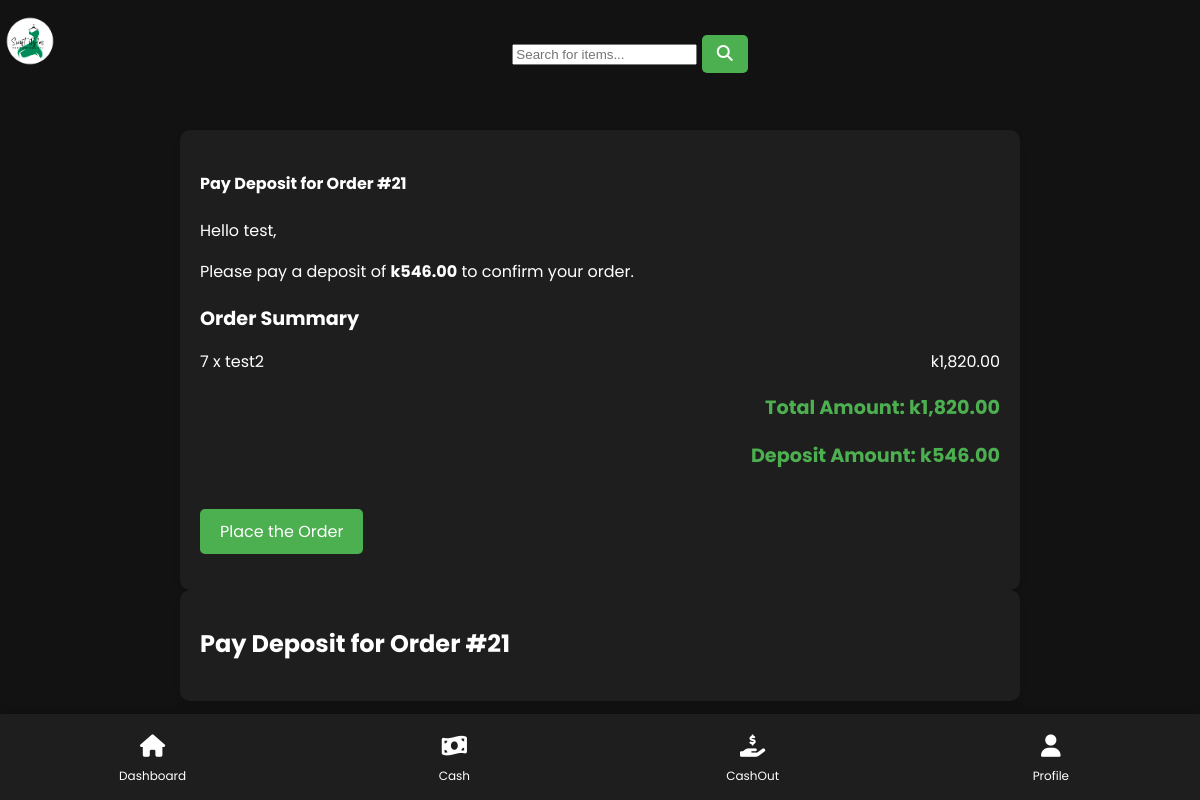
The page /order-confirmation/21/ (signed in) on the database its author committed.
### mma/models.py (models this page shows, shortened)
class Order(models.Model):
    STATUS_CHOICES = (
        ('pending', 'Pending'),
        ('approved', 'Approved'),
        ('completed', 'Completed'),  # Add 'completed' status
        ('cancelled', 'Cancelled'),
    )
    agent = models.ForeignKey(CustomUser, on_delete=models.CASCADE, related_name='orders')
    customer_name = models.CharField(max_length=200)
    phone_number = models.CharField(max_length=15, null=True, blank=True)  # Allow null values
    total_amount = models.DecimalField(max_digits=10, decimal_places=2)
    deposit_amount = models.DecimalField(max_digits=10, decimal_places=2)
    status = models.CharField(max_length=20, choices=STATUS_CHOICES, default='pending')
    created_at = models.DateTimeField(auto_now_add=True)
    business_location = models.CharField(max_length=200, null=True, blank=True)
    delivery_date = models.DateField(null=True, blank=True)
    is_approved = models.BooleanField(default=False)

class OrderItem(models.Model):
    order = models.ForeignKey(Order, related_name='items', on_delete=models.CASCADE)
    product = models.ForeignKey(Product, on_delete=models.CASCADE)
    quantity = models.PositiveIntegerField()
    def subtotal(self):
        return self.product.price * self.quantity

class Product(models.Model):
    CATEGORY_CHOICES = [
        ('groceries', 'Groceries'),
        ('hardware', 'Hardware'),
        ('electronics', 'Electronics'),
        ('clothing', 'Clothing'),
        ('furniture', 'Furniture'),
        ('automotive', 'Automotive'),
        ('beauty_health', 'Beauty & Health'),
        ('toys', 'Toys'),
        ('sports', 'Sports & Outdoors'),
        ('books', 'Books'),
        ('home_appliances', 'Home Appliances'),
        ('stationery', 'Stationery'),
        ('pharmacy', 'Pharmacy'),
        ('jewelry', 'Jewelry & Accessories'),
        ('footwear', 'Footwear'),
        ('gardening', 'Gardening & Outdoor'),
        ('baby_products', 'Baby Products'),
        ('pet_supplies', 'Pet Supplies'),
        ('music_instruments', 'Musical Instruments'),
        ('office_supplies', 'Office Supplies'),
        ('gaming', 'Gaming'),
        ('kitchenware', 'Kitchenware'),
        ('building_materials', 'Building Materials'),
        ('tools', 'Tools & Equipment'),
        ('computer_accessories', 'Computer & Accessories'),
    ]
    name = models.CharField(max_length=200)
    description = models.TextField()
    category = models.CharField(max_length=100, choices=CATEGORY_CHOICES, default='other')
    price = models.DecimalField(max_digits=10, decimal_places=2)
    delivery_time = models.PositiveIntegerField()
    image = models.ImageField(upload_to='product_images/', null=True, blank=True, default='product_default.png')
    verified = models.BooleanField(default=False)
    added_by = models.ForeignKey(CustomUser, on_delete=models.SET_NULL, null=True, blank=True)
    created = models.DateTimeField(auto_now_add=True)
    stock_count = models.PositiveIntegerField(default=0)
    created = models.DateTimeField(auto_now_add=True)
    store_address = models.CharField(max_length=255, null=True, blank=True)

### mma/views.py (the view)
# urls.py: path('order-confirmation/<int:order_id>/', views.order_confirmation, name='order_confirmation'),
@login_required
def order_confirmation(request, order_id):
    order = get_object_or_404(Order, id=order_id, agent=request.user)
    return render(request, 'order_confirmation.html', {'order': order})

### mma/templates/order_confirmation.html (shortened to what this page needs)
{% extends 'base.html' %}
{% block content %}
<div class="order-confirmation">
    <h4>Pay Deposit for Order #{{ order.id }}</h4>
    <p>Hello {{ order.customer_name }},</p>
    <p>Please pay a deposit of <strong>k{{ order.deposit_amount }}</strong> to confirm your order.</p>
    <div class="order-summary">
        <h3>Order Summary</h3>
        <ul>
            {% for item in order.items.all %}
            <li>
                <span>{{ item.quantity }} x {{ item.product.name }}</span>
                <span>k{{ item.subtotal }}</span>
            </li>
            {% endfor %}
        </ul>
        <p class="total-amount">Total Amount: k{{ order.total_amount }}</p>
        <p class="deposit-amount">Deposit Amount: k{{ order.deposit_amount }}</p>
    </div>
    <p><a href="{% url 'order_detail' order.id %}" class="cancel-link">Place the Order</a></p>
</div><div class="order-confirmation">
    <h1>Pay Deposit for Order #{{ order.id }}</h1>
</div>
{% endblock %}

### mma/templates/base.html (style rules this page uses)
:root { --primary-color: #4CAF50; --secondary-color: #2196F3; --background-color: #121212; --card-background: #1E1E1E; --text-color: #FFFFFF; --secondary-text: #B0B0B0; --nav-height: 60px; --table-header-bg: #333; --table-row-bg: #1E1E1E; --table-row-alt-bg: #2E2E2E; }
body { font-family: 'Poppins', sans-serif; background-color: var(--background-color); color: var(--text-color); margin: 0; padding-top: 70px; }

### mma/templates/order_confirmation.html (style rules this page uses)
.order-confirmation { max-width: 800px; margin: 0 auto; padding: 20px; background-color: var(--card-background); border-radius: 10px; box-shadow: 0 4px 6px rgba(0, 0, 0, 0.1); }
.order-confirmation h1 { font-size: 1.5rem; color: var(--text-color); margin-bottom: 20px; }
.order-summary { margin-top: 20px; }
.order-summary h3 { font-size: 1.2rem; color: var(--text-color); margin-bottom: 15px; }
.order-summary ul { list-style: none; padding: 0; }
.order-summary li { display: flex; justify-content: space-between; margin-bottom: 10px; font-size: 1rem; }
.total-amount, .deposit-amount { font-size: 1.2rem; font-weight: bold; text-align: right; color: var(--primary-color); }
.cancel-link { display: inline-block; margin-top: 20px; text-align: center; color: #fff; background-color: var(--primary-color); padding: 10px 20px; border-radius: 5px; text-decoration: none; font-size: 1rem; transition: background-color 0.3s ease; }

### rows shown on the page
Order: id "21", customer_name "test", deposit_amount "546.00", total_amount "1,820.00"
OrderItem: quantity "7", product.name "test2", subtotal "1,820.00"
